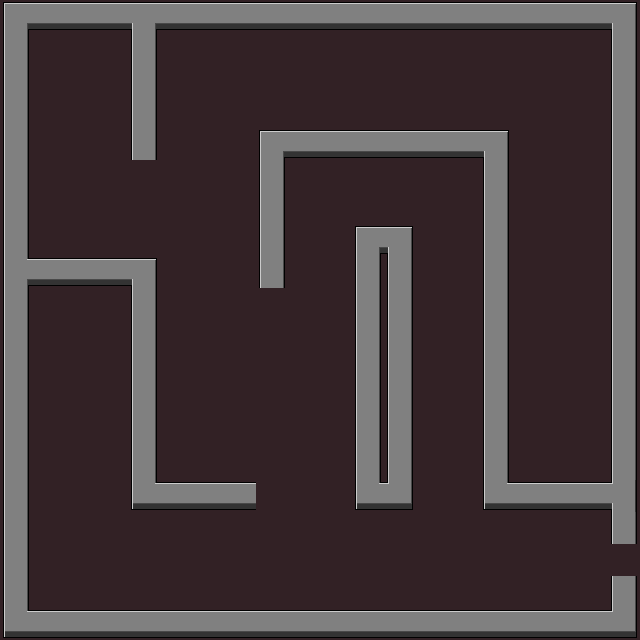

Rendered tile map (Tiled .tmx) drawn with the repository's tilesets; below, a short description and the map source with its tile grids summarised:
An orthogonal 20x20 tile map with 32x32 px tiles, 3 tile layers (fond, murs, perso), 1 hidden layer not drawn, 3 tilesets and 2 objects (perso, porte).

<map version="1.0" orientation="orthogonal" width="20" height="20" tilewidth="32" tileheight="32">
 <properties>
  <property name="nombrePieces" value="10" />
 </properties>
 <tileset firstgid="1" name="forest_tiles" tilewidth="32" tileheight="32">
  <image source="tuiles/forest_tiles.png" width="512" height="512" />
 </tileset>
 <tileset firstgid="257" name="walls_x" tilewidth="32" tileheight="32">
  <image source="tuiles/walls_x.png" width="480" height="32" />
 </tileset>
 <tileset firstgid="272" name="perso" tilewidth="32" tileheight="32">
  <image source="tuiles/perso.png" width="576" height="256" />
 </tileset>
 <layer name="fond" width="20" height="20">
  <data>[400 cells, 400 non-empty, 1 distinct tile ids]</data>
 </layer>
 <layer name="murs" width="20" height="20">
  <data>[400 cells, 137 non-empty, 9 distinct tile ids]</data>
 </layer>
 <layer name="porte" width="20" height="20" visible="0">
  <data>[400 cells, 1 non-empty, 1 distinct tile ids]</data>
 </layer>
 <layer name="perso" width="20" height="20">
  <data>[400 cells, 0 non-empty, 0 distinct tile ids]</data>
 </layer>
 <objectgroup name="Calque d'objets 1" width="0" height="0">
  <object name="perso" type="perso" x="52" y="40" width="57" height="54">
   <properties>
    <property name="direction" value="bas" />
   </properties>
  </object>
  <object name="porte" type="porte" x="601" y="528" width="39" height="64">
   <properties>
    <property name="suivant" value="maze2" />
   </properties>
  </object>
 </objectgroup>
</map>
